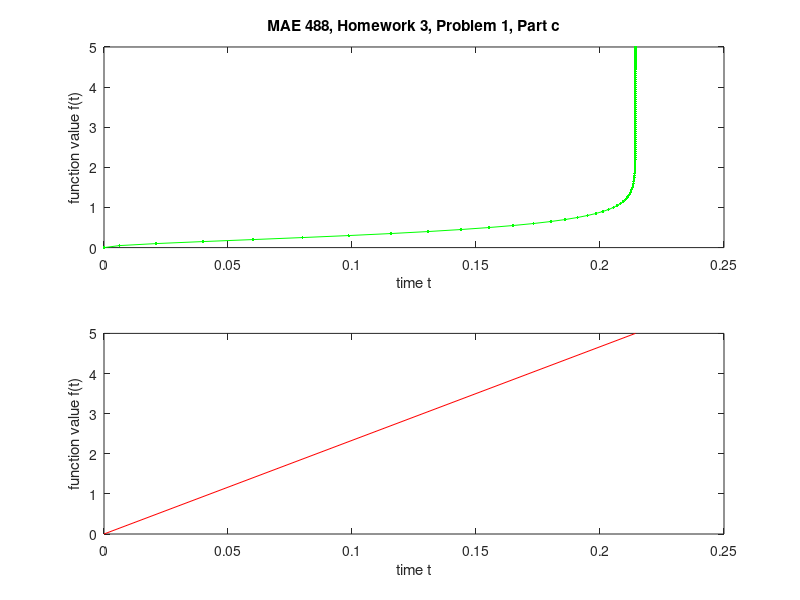

This figure's MATLAB source:
% MAE488_Nicholas_Hawse_HW1
% MAE 488 03 Analisis of ANALY ENGINEERING SYSTEMS
% Homework 1
% Nicholas Hawse
% 1/20/2025
% This code finds and plots solutions to the problems in HW 1

clear
clc
clf
close all

fprintf('===================================================================\n')
fprintf('MAE 488, Homework # 1, Spring 2025\n')
fprintf('===================================================================\n')
fprintf('\n\n')

% =============================================================================
% Problem 2 
% =============================================================================
% find the solution to the ODE with a step input then plot the solution
% 
%
fprintf('=============================\n')
fprintf('Problem 1 Part b and c\n')
fprintf('=============================\n')
fprintf('This code finds the soulution to the ODE found in problem 1 \n')
fprintf('and also plots the found values and manual soution to the ODE.\n')
fprintf('see the figure below\n\n\n\n\n')


% this function produces a transfer function object from the ODE
sys = tf(18,[3 33 84]); 

% this function finds the solution to the ODE from the transfer function
[y,tOut] = step(sys,[0,5]);

% a time vector
t = 0:0.05:5;
% the manualy found solution in code form
manualSolution = 3/14 - 1/2*exp(-4*t) + 2/7*exp(-7*t);
% puts the plot in a subplot
subplot(2,1,1)
% plots the manual solution in green with dots
plot(manualSolution,t,'g','Marker','.')
% lables for the plot
xlabel('time t')
ylabel('function value f(t)')
title('MAE 488, Homework 3, Problem 1, Part c')

subplot(2,1,2)
% plots the matlab solution in red
plot(y,tOut,'r')
% lables for the plot
xlabel('time t')
ylabel('function value f(t)')
